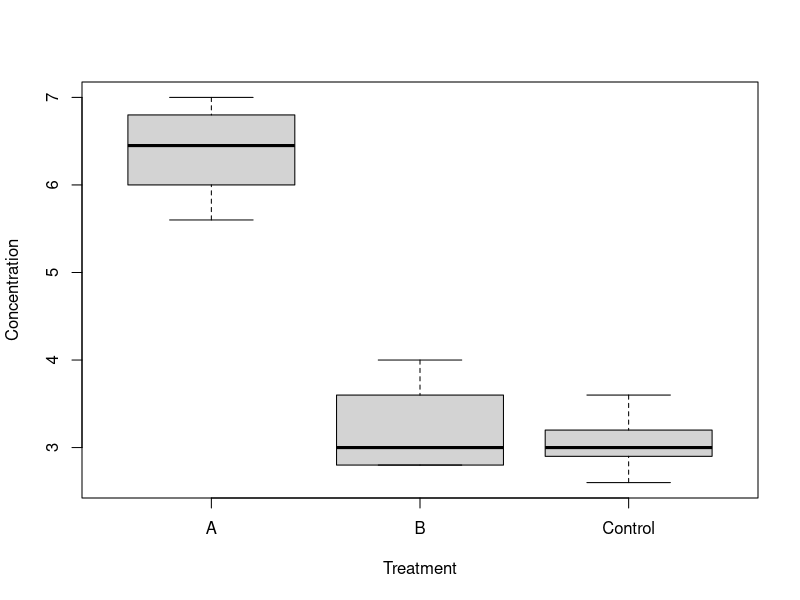

Here is the R script that generated this plot:
## ---- chunk 1
# #Trick to get smaller R code size with out resorting to LaTeX text sizes - this doesn't work if you use code chunks in incremental lists
# def.chunk.hook  <- knitr::knit_hooks$get("chunk")
# knitr::knit_hooks$set(chunk = function(x, options) {
#   x <- def.chunk.hook(x, options)
#   ifelse(options$size != "normalsize", paste0("\n \\", options$size,"\n\n", x, "\n\n \\normalsize"), x)
# })
knitr::opts_chunk$set(echo = TRUE, eval = TRUE, message=TRUE, warning=TRUE, tidy=TRUE)
# knitr::opts_chunk$set(echo = TRUE)

## ---- chunk 2
   myString <- "Hello world" #A string object
   myNumeric <- 12345 #A numeric object
   myLogical <- TRUE #A logical object
## ---- chunk 3
   myStringVec <- c("I like pie","I like cake","I like anything you bake")
   myNumericVec <- c(1,2,3,4,5)
   myLogicalVec <- c(TRUE,TRUE,FALSE,TRUE,FALSE,FALSE)
## ---- chunk 4
   howLong <- c(length(myStringVec), length(myNumericVec), length(myLogicalVec))
   howLong #This executes the `print` command on `howLong`
## ---- chunk 5
myStringVec #Here's what's inside the whole thing
myStringVec[1] #Uses a single numeric
myStringVec[c(2,3)] #Uses a vector of numerics
myStringVec[c(TRUE,FALSE,TRUE)] #Uses a logical vector of same length
## ---- chunk 6
   (myMatrix <- matrix(1:9,ncol=3))
## ---- chunk 7
   myMatrix[1,3] #1st row, 3rd col
   myMatrix[,3] #All rows, 3rd column
## ---- chunk 8
   #Each column has a unique name, and must be the same length
   myDF <- data.frame(stringCol=myStringVec, numCol=myNumericVec[c(1:3)], 
                      logCol=myLogicalVec[c(1:3)])
   myDF
## ---- chunk 9
  summary(myDF) #This function summarizes each column
## ---- chunk 10
myList <- list(stringSlot=myStringVec, numSlot=myNumericVec, 
                  logSlot=myLogicalVec, dfSlot = myDF)
## ---- chunk 11
myList
## ---- chunk 12
myDF[1,2]
myDF$numCol #This gets all of the column "numCol"
myDF[1,"numCol"]
## ---- chunk 13
myList[[2]] #Needs 2 square brackets to isolate object
myList[['numSlot']]
myList$numSlot
myList[[4]][,3] #Same as myList$dfSlot$logCol
## ---- chunk 14
   myFun <- function(input){ #Takes a vector of numbers
     A <- mean(input) #Take the mean of INPUT
     B <- sd(input) #Take the SD of INPUT
     C <- c(A,B) #Join A and B into a vector C
     return(C) #Return (output) C, then end the function
   }
   myFun(myNumericVec) #Same as previous slide
## ---- chunk 15
   myFun(myLogicalVec) #Logical vector is converted to 1 (TRUE) and 0 (FALSE)
## ---- chunk 16

## ---- chunk 17

## ---- chunk 18
#Split up uptake by Type and Treatment, then take the mean
tapply(CO2$uptake,list(CO2$Type,CO2$Treatment),mean)
## ---- chunk 19
#Runs command inside the name space of the CO2 object
with(CO2, tapply(uptake,list(Type,Treatment),sd))
## ---- chunk 20
myFun2 <- function(x){
  xClass <- class(x) #What class is x? (Numeric, character, boolean)
  
  if(xClass=='character'){ #== means "are these things equal"?
    return('This is a string') #If x is a character, returns a message
  } else {
    return(mean(x)) #If x isn't a character, returns the mean of x
  }
}
myFun2(myStringVec)
myFun2(myNumericVec)

## ---- chunk 21
classVec <- rep('',length(myList)) #Storage vector

#i will take on values 1 to 4, each time the loop repeats
for(i in 1:length(myList)){
  
  #ith slot of classVec becomes class from ith slot of myList
  classVec[i] <- class(myList[[i]]) 
}
classVec
## ---- chunk 22
testDat <- read.csv('test_results.csv')
head(testDat) #head shows only first 6 rows of dataframe
## ---- chunk 23
dat <- read.csv('test_results.csv',)
# print(dat)
dat <- dat[!is.na(dat$Concentration),] #Remove NA
dat$Treatment[dat$Treatment=='Bee'] <- 'B' #Change Bee to B
dat$Lab.Member[dat$Lab.Member=='Same'] <- 'Sam' #Change Same to Sam
dat$Treatment <- as.factor(dat$Treatment) #Change characters to factor
dat$Lab.Member <- as.factor(dat$Lab.Member) 
dat$Concentration[dat$Concentration==30] <- 3.0

boxplot(Concentration ~ Treatment,data=dat)
